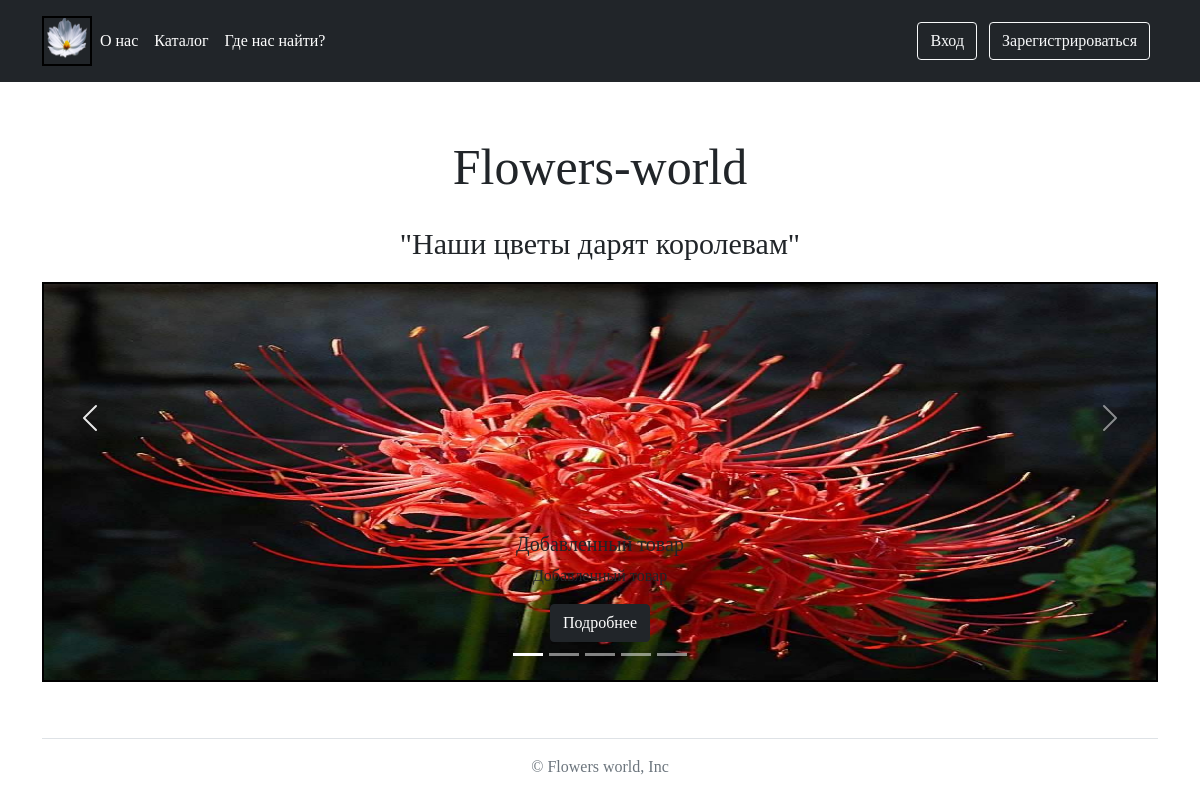
The page / on the database its author committed.
### tables this page shows
CREATE TABLE `products` (
  `id` int(10) NOT NULL,
  `name` varchar(150) NOT NULL,
  `bio` varchar(1000) NOT NULL,
  `price` int(150) NOT NULL,
  `country` varchar(150) NOT NULL,
  `category` varchar(150) NOT NULL,
  `color` varchar(150) NOT NULL,
  `photo` varchar(1000) NOT NULL
);

### backend/carousel.php (the view)
<?
    require_once 'connect.php';
    $count = 0;
    $query_result = mysqli_query($connect, "SELECT * FROM `products` ORDER BY `id` DESC LIMIT 5");
    while($row = mysqli_fetch_assoc($query_result)):
        if($count === 0):?>
            <div class="carousel-item active">
                <img src="/images/<?echo $row['photo']?>" class="d-block w-100" alt="...">
                <div class="carousel-caption d-none d-md-block">
                    <h5 class="text-dark"><? echo $row['name']?></h5>
                    <p class="text-dark"><? echo $row['bio']?></p>
                    <a href="product_card.php?id=<?php echo $row['id']?>" class="btn btn-dark">Подробнее</a>
                </div>
            </div>
        <?endif;
        if($count != 0):?>
            <div class="carousel-item">
                <img src="/images/<?echo $row['photo']?>" class="d-block w-100" alt="...">
                <div class="carousel-caption d-none d-md-block">
                    <h5 class="text-dark"><? echo $row['name']?></h5>
                    <p class="text-dark"><? echo $row['bio']?></p>
                </div>
            </div>
        <?endif; $count++; endwhile;?>

### css/style.css (style rules this page uses)
* { font-family: my-font; }
#carouselExampleCaptions .carousel-item img { object-fit: fill; object-position: center; overflow: hidden; height:50vh; }
img { border: 2px solid rgb(0, 0, 0); }

### rows shown on the page
products: photo (picture), name "Добавленный товар", bio "Добавленный товар"
